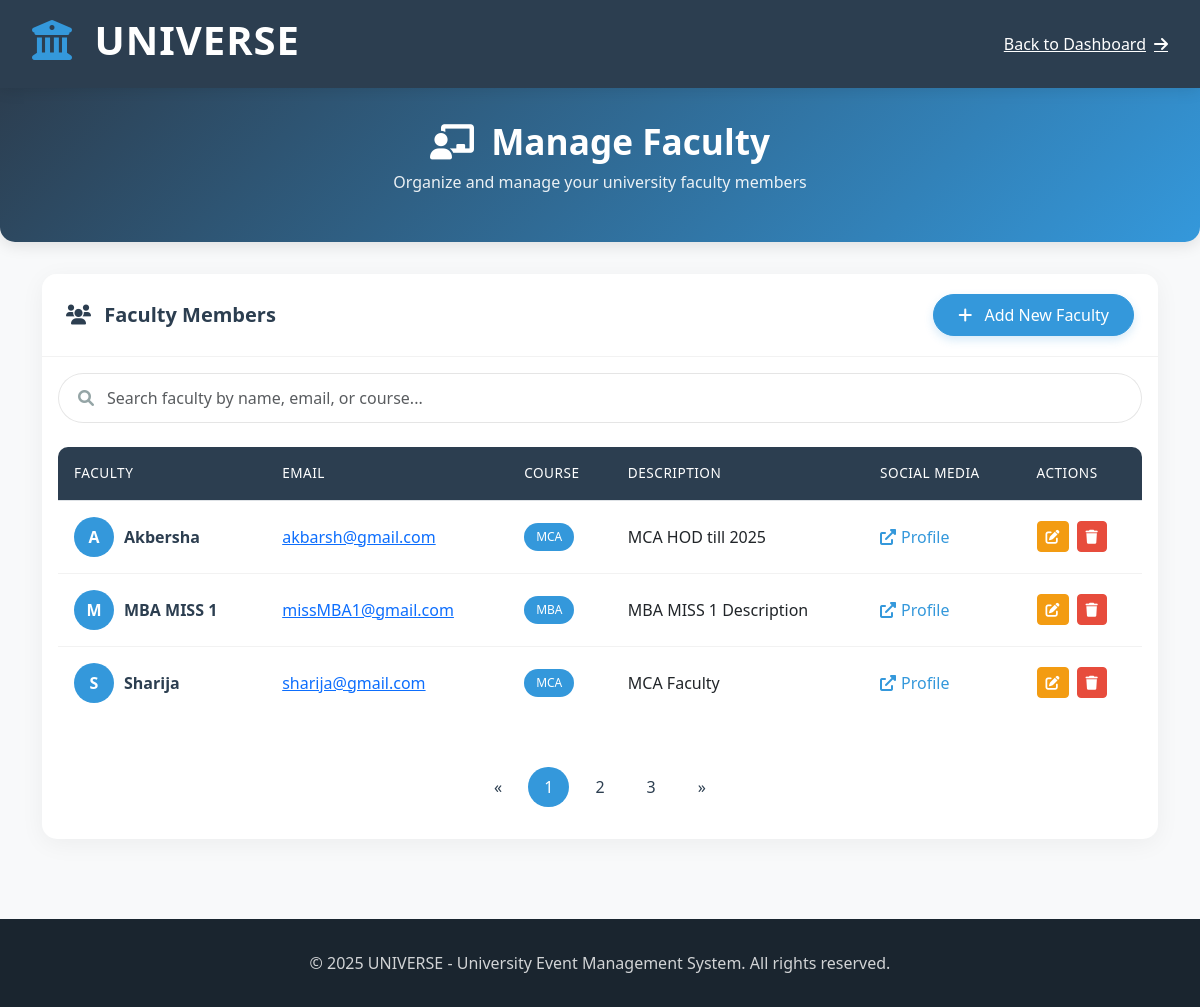
Page /College/faculty/ (signed in) on the committed database.
### College/models.py (models this page shows)
class Faculty(models.Model):
    name = models.CharField(max_length=50)
    email = models.EmailField(unique=True)
    description = models.TextField()
    social_media = models.URLField(max_length=200, blank=True, null=True)
    course = models.ForeignKey(Course, on_delete=models.CASCADE)

class Course(models.Model):
    course_name = models.CharField(max_length=50)
    duration = models.CharField(max_length=50)
    description = models.CharField(max_length=50)
    college = models.ForeignKey(College, on_delete=models.CASCADE)

### College/views.py (the view)
# urls.py: path("faculty/", views.college_faculty, name="college_faculty"),
def college_faculty(request):
    college_id = request.session.get("col")
    if not college_id:
        return redirect("Student:login")
    courses = Course.objects.filter(college_id=college_id)
    faculty_members = Faculty.objects.filter(course__in=courses).order_by("name")
    return render(request, "College/College_faculty.html", {"faculty_members": faculty_members})

### College/templates/College/College_faculty.html (shortened to what this page needs)
<!DOCTYPE html>
<html lang="en">
<head>
    <link href="https://cdn.jsdelivr.net/npm/bootstrap@5.3.0-alpha1/dist/css/bootstrap.min.css" rel="stylesheet">
    <link rel="stylesheet" href="https://cdnjs.cloudflare.com/ajax/libs/font-awesome/6.0.0-beta3/css/all.min.css">
</head>
<body>
    <div class="navbar">
        <h1><i class="fas fa-university"></i> UNIVERSE</h1>
        <a href="{% url 'College:college_home' %}" class="d-flex align-items-center">
            <span class="me-2">Back to Dashboard</span>
            <i class="fas fa-arrow-right"></i>
        </a>
    </div>
    <div class="page-header">
        <div class="container">
            <h2><i class="fas fa-chalkboard-teacher me-2"></i> Manage Faculty</h2>
            <p>Organize and manage your university faculty members</p>
        </div>
    </div>
    <div class="content-wrapper">
        <div class="container">
            <div class="card">
                <div class="card-header">
                    <h5><i class="fas fa-users me-2"></i> Faculty Members</h5>
                    <a href="{% url 'College:add_faculty' %}" class="btn btn-primary">
                        <i class="fas fa-plus me-2"></i> Add New Faculty
                    </a>
                </div>
                <div class="card-body">
                    <div class="search-bar">
                        <i class="fas fa-search"></i>
                        <input type="text" id="facultySearch" class="form-control" placeholder="Search faculty by name, email, or course...">
                    </div>
                    <div class="table-responsive">
                        <table class="table">
                            <thead>
                                <tr>
                                    <th>Faculty</th>
                                    <th>Email</th>
                                    <th>Course</th>
                                    <th>Description</th>
                                    <th>Social Media</th>
                                    <th>Actions</th>
                                </tr>
                            </thead>
                            <tbody id="facultyTableBody">
                                {% for faculty in faculty_members %}
                                <tr>
                                    <td>
                                        <div class="faculty-name">
                                            <div class="faculty-avatar">
                                                {{ faculty.name|slice:":1" }}
                                            </div>
                                            {{ faculty.name }}
                                        </div>
                                    </td>
                                    <td>
                                        <a href="mailto:{{ faculty.email }}">{{ faculty.email }}</a>
                                    </td>
                                    <td>
                                        <span class="badge badge-primary">{{ faculty.course.course_name }}</span>
                                    </td>
                                    <td>
                                        <div class="text-truncate" style="max-width: 200px;" title="{{ faculty.description }}">
                                            {{ faculty.description }}
                                        </div>
                                    </td>
                                    <td>
                                        <a href="{{ faculty.social_media }}" class="social-link" target="_blank">
                                            <i class="fas fa-external-link-alt"></i> Profile
                                        </a>
                                    </td>
                                    <td>
                                        <div class="d-flex gap-2">
                                            <a href="{% url 'College:edit_faculty' faculty.id %}" class="btn btn-warning btn-sm">
                                                <i class="fas fa-edit"></i>
                                            </a>
                                            <a href="{% url 'College:delete_faculty' faculty.id %}" class="btn btn-danger btn-sm"
                                               onclick="return confirm('Are you sure you want to delete this faculty member?');">
                                                <i class="fas fa-trash"></i>
                                            </a>
                                        </div>
                                    </td>
                                </tr>
                                {% endfor %}
                            </tbody>
                        </table>
                    </div>
                    <nav aria-label="Page navigation example">
                        <ul class="pagination">
                            <li class="page-item">
                                <a class="page-link" href="#" aria-label="Previous">
                                    <span aria-hidden="true">&laquo;</span>
                                </a>
                            </li>
                            <li class="page-item active"><a class="page-link" href="#">1</a></li>
                            <li class="page-item"><a class="page-link" href="#">2</a></li>
                            <li class="page-item"><a class="page-link" href="#">3</a></li>
                            <li class="page-item">
                                <a class="page-link" href="#" aria-label="Next">
                                    <span aria-hidden="true">&raquo;</span>
                                </a>
                            </li>
                        </ul>
                    </nav>
                </div>
            </div>
        </div>
    </div>
    <div class="footer">
        <div class="container">
            <p>&copy; 2025 UNIVERSE - University Event Management System. All rights reserved.</p>
        </div>
    </div>
</body>
</html>

### College/templates/College/College_faculty.html (style rules this page uses)
:root { --primary: #2c3e50; --secondary: #3498db; --accent: #e74c3c; --light: #ecf0f1; --dark: #1a252f; }
body { font-family: 'Segoe UI', Tahoma, Geneva, Verdana, sans-serif; background-color: #f8f9fa; color: var(--dark); min-height: 100vh; display: flex; flex-direction: column; }
.navbar { background-color: var(--primary); color: white; padding: 1rem 2rem; box-shadow: 0 2px 15px rgba(0, 0, 0, 0.1); }
.navbar h1 { font-weight: 700; letter-spacing: 1px; }
.navbar h1 i { color: var(--secondary); margin-right: 10px; }
.navbar a { color: white; transition: all 0.3s ease; }
.page-header { background: linear-gradient(135deg, var(--primary), var(--secondary)); color: white; padding: 2rem 0; margin-bottom: 2rem; text-align: center; border-radius: 0 0 15px 15px; box-shadow: 0 4px 15px rgba(0, 0, 0, 0.1); }
.page-header h2 { font-weight: 600; margin: 0; font-size: 2.2rem; }
.page-header p { margin-top: 0.5rem; opacity: 0.9; }
.content-wrapper { flex: 1; padding: 0 0 3rem 0; }
.card { border: none; border-radius: 15px; box-shadow: 0 5px 25px rgba(0, 0, 0, 0.05); overflow: hidden; margin-bottom: 2rem; }
.card-header { background-color: white; border-bottom: 1px solid rgba(0, 0, 0, 0.05); padding: 1.25rem 1.5rem; display: flex; justify-content: space-between; align-items: center; }
.card-header h5 { margin: 0; font-weight: 600; color: var(--primary); }
.btn-primary { background-color: var(--secondary); border-color: var(--secondary); box-shadow: 0 4px 10px rgba(52, 152, 219, 0.2); padding: 0.5rem 1.5rem; border-radius: 50px; font-weight: 500; transition: all 0.3s ease; }
.btn-warning { background-color: #f39c12; border-color: #f39c12; color: white; transition: all 0.3s ease; }
.btn-danger { background-color: var(--accent); border-color: var(--accent); transition: all 0.3s ease; }
.table { border-collapse: separate; border-spacing: 0; width: 100%; border-radius: 10px; overflow: hidden; }
.table th { background-color: var(--primary); color: white; font-weight: 500; text-transform: uppercase; font-size: 0.85rem; letter-spacing: 0.5px; padding: 1rem; vertical-align: middle; }
.table td { padding: 1rem; vertical-align: middle; border-bottom: 1px solid rgba(0, 0, 0, 0.05); transition: all 0.2s ease; }
.table tbody tr:last-child td { border-bottom: none; }
.faculty-name { font-weight: 600; color: var(--primary); display: flex; align-items: center; }
.faculty-avatar { width: 40px; height: 40px; border-radius: 50%; background-color: var(--secondary); display: flex; align-items: center; justify-content: center; color: white; font-weight: 600; margin-right: 10px; }
.social-link { color: var(--secondary); text-decoration: none; display: inline-flex; align-items: center; transition: all 0.3s ease; }
.social-link i { margin-right: 5px; }
.footer { background-color: var(--dark); color: white; padding: 2rem 0; text-align: center; margin-top: auto; }
.footer p { margin: 0; opacity: 0.8; }
.animate-fade-in { animation: fadeIn 0.5s ease forwards; }
.pagination { justify-content: center; margin-top: 2rem; }
.pagination .page-item .page-link { color: var(--primary); border: none; padding: 0.5rem 1rem; margin: 0 5px; border-radius: 50px; transition: all 0.3s ease; }
.pagination .page-item.active .page-link { background-color: var(--secondary); color: white; }
.search-bar { position: relative; margin-bottom: 1.5rem; }
.search-bar input { width: 100%; padding: 0.75rem 1rem 0.75rem 3rem; border: 1px solid rgba(0, 0, 0, 0.1); border-radius: 50px; transition: all 0.3s ease; }
.search-bar i { position: absolute; left: 1.25rem; top: 50%; transform: translateY(-50%); color: #95a5a6; }
.badge { padding: 0.5rem 0.75rem; border-radius: 50px; font-weight: 500; font-size: 0.75rem; }
.badge-primary { background-color: var(--secondary); color: white; }

### rows in the picture
Faculty: name "A", name "Akbersha", email "akbarsh@gmail.com", course.course_name "MCA", description "MCA HOD till 2025"
Faculty: name "M", name "MBA MISS 1", email "missMBA1@gmail.com", course.course_name "MBA", description "MBA MISS 1 Description"
Faculty: name "S", name "Sharija", email "sharija@gmail.com", course.course_name "MCA", description "MCA Faculty"
